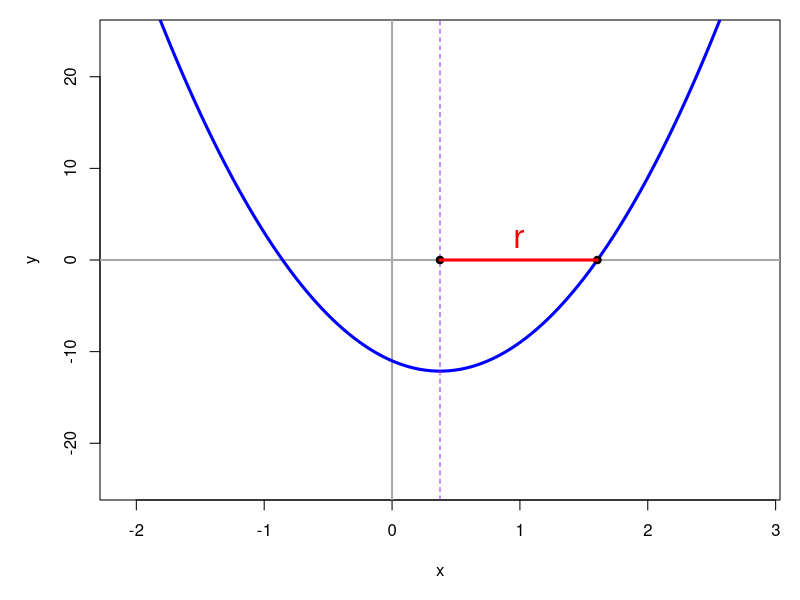

The R source for this figure:
## ---- chunk 1

pn = function(coeffs,pows){
    pows = pows[coeffs!=0]
    coeffs = coeffs[coeffs!=0]
    ex1 = paste0("{",coeffs,"}x^{",pows,"}",collapse="+")
    ex1 = gsub("+{-","-{",ex1,fixed=T)
    ex1 = gsub("{1}x^{0}","1",ex1,fixed=T)
    ex1 = gsub("{-1}x^{0}","-1",ex1,fixed=T)
    ex1 = gsub("{1}x","x",ex1,fixed=T)
    ex1 = gsub("{-1}x","-x",ex1,fixed=T)
    ex1 = gsub("x^{0}","",ex1,fixed=T)
    ex1 = gsub("x^{1}","x",ex1,fixed=T)
    ex1 = gsub("+-","-",ex1,fixed=T)
    ex1 = gsub("{","",ex1,fixed=T)
    ex1 = gsub("}","",ex1,fixed=T)
    if(ex1 == ""){
        ex1 = "0"
    }
    return(ex1)
}

gcd2 <- function(a, b) {
  if (b == 0) a else Recall(b, a %% b)
}

gcd <- function(...) Reduce(gcd2, c(...))

while(T){
    abc = sample(2:12,3)*sample(c(-1,1),3,T)
    a = abc[1]
    b = abc[2]
    c = abc[3]
    h = -b/2/a
    D = b^2-4*a*c
    if(D>0){
        r = sqrt(D)/2/abs(a)
        m = h-r
        n = h+r
        k = a*m*n-a*h^2
        if(!(h%%1==0)){break}
    }
}

hn1 = -b
hd1 = 2*a

hn2 = round(hn1/gcd(hn1,hd1))
hd2 = round(hd1/gcd(hn1,hd1))

hfrac = paste0("\\frac{",sign(h)*abs(hn2),"}{",abs(hd2),"}")

kn1 = b^2-4*a*c
kd1 = -4*a

kn2 = round(kn1/gcd(kn1,kd1))
kd2 = round(kd1/gcd(kn1,kd1))

kfrac = paste0("\\frac{",sign(k)*abs(kn2),"}{",abs(kd2),"}")

## ---- chunk 2
par(mar=c(5,5,1,1))
plot(0,0,"n",xlim=c(h-2*r,h+2*r),ylim=c(-2*abs(k),2*abs(k)),xlab="x",ylab="y")
abline(h=0,lwd=2,col="darkgrey")
abline(v=0,lwd=2,col="darkgrey")
x = seq(h-2*r,h+2*r,r/100)
y = a*x^2+b*x+c
lines(x,y,lwd=3,col="blue")

abline(v=h,col="purple",lty=2)

# points(h,k,pch=19,col="red")
# text(h,k,"(h,k)",adj=c(1.2,0.5+sign(a)),col="red")


points(h,0,pch=19,col="black")
points(n,0,pch=19,col="black")

lines(c(h,n),c(0,0),lwd=3,col="red")
text(mean(c(h,n)),0,"r",adj=c(0.5,0.5-sign(a)),col="red",cex=2)
